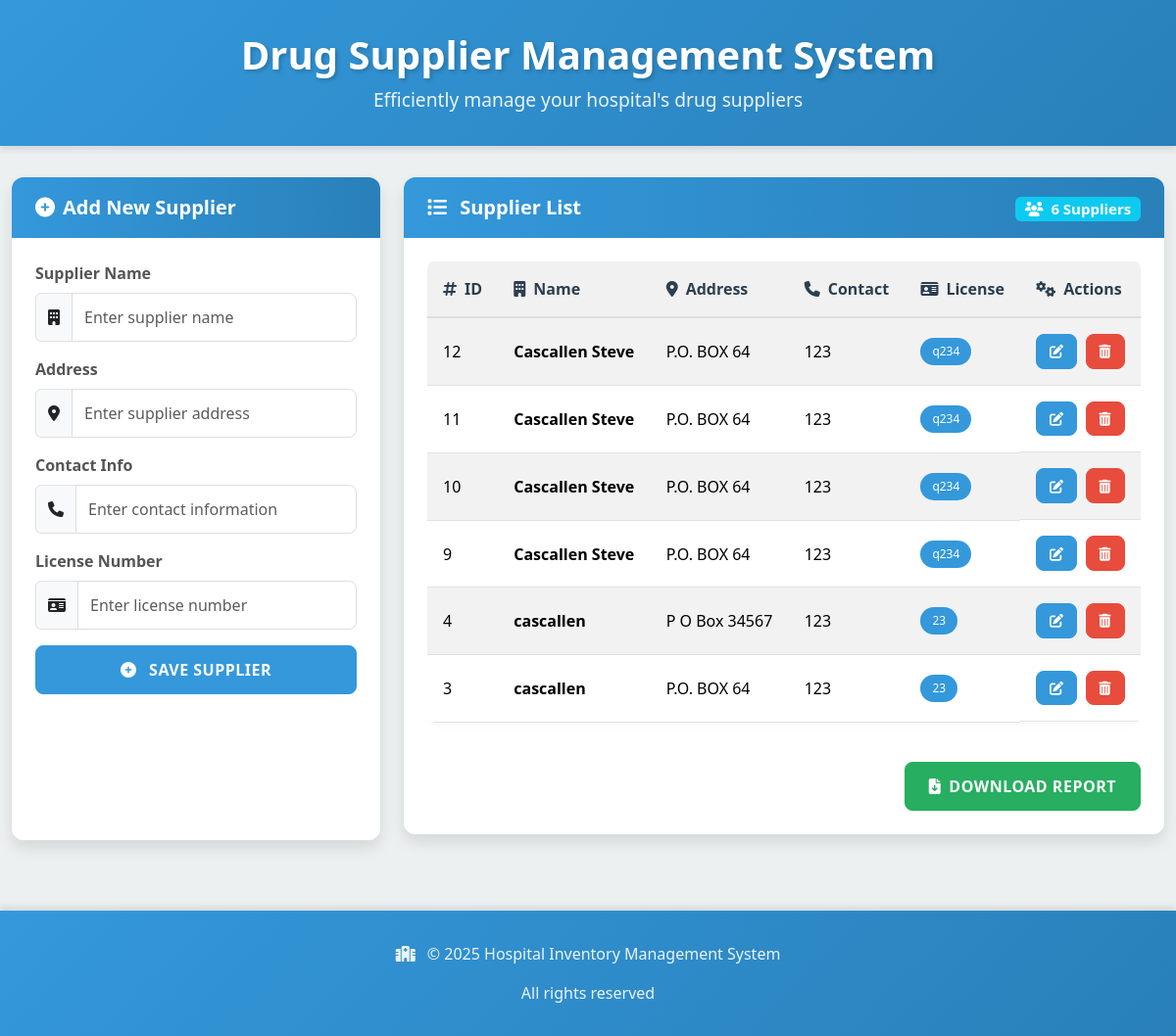
/supplier_management.php, run on the app's committed database.
### tables this page shows
CREATE TABLE `suppliers` (
  `id` int(11) NOT NULL,
  `name` varchar(255) NOT NULL,
  `address` varchar(255) DEFAULT NULL,
  `contact_info` varchar(255) NOT NULL,
  `license_number` varchar(255) NOT NULL,
  `email` varchar(255) NOT NULL,
  `contact_person` varchar(100) DEFAULT NULL,
  `license_expiry` varchar(100) DEFAULT NULL,
  `category` date DEFAULT NULL
);

### supplier_management.php (the view, shortened to what this page needs)
<?php
$host = "localhost";
$dbname = "hospital_inventory";
$username = "root";
$password = "";
try {
    $conn = new PDO("mysql:host=$host;dbname=$dbname", $username, $password);
    $conn->setAttribute(PDO::ATTR_ERRMODE, PDO::ERRMODE_EXCEPTION);
} catch (PDOException $e) {
    echo "<div class='alert alert-danger'>Connection failed: " . $e->getMessage() . "</div>";
    exit;
}
$edit_supplier = null;
try {
    $suppliers = $conn->query("SELECT * FROM suppliers ORDER BY id DESC")->fetchAll(PDO::FETCH_ASSOC);
} catch (PDOException $e) {
    $message = "Error fetching data: " . $e->getMessage();
    $message_type = 'danger';
    $suppliers = [];
}
?>
<!DOCTYPE html>
<html lang="en">
<head>
    <link href="https://cdn.jsdelivr.net/npm/bootstrap@5.3.1/dist/css/bootstrap.min.css" rel="stylesheet">
    <link rel="stylesheet" href="https://cdnjs.cloudflare.com/ajax/libs/font-awesome/6.4.0/css/all.min.css">
</head>
<body>
    <header class="page-header">
        <div class="container text-center">
            <h1 class="page-title">Drug Supplier Management System</h1>
            <p class="page-subtitle">Efficiently manage your hospital's drug suppliers</p>
        </div>
    </header>
    <div class="container">
        <div class="row">
            <div class="col-lg-4 mb-4">
                <div class="card h-100">
                    <div class="card-header d-flex align-items-center">
                        <i class="fas fa-<?php echo $edit_supplier ? 'edit' : 'plus-circle'; ?> me-2"></i>
                        <strong><?php echo $edit_supplier ? 'Update Supplier' : 'Add New Supplier'; ?></strong>
                    </div>
                    <div class="card-body">
                        <form action="" method="POST" id="supplier-form">
                            <div class="mb-3">
                                <label for="name" class="form-label">Supplier Name</label>
                                <div class="input-group">
                                    <span class="input-group-text"><i class="fas fa-building"></i></span>
                                    <input type="text" class="form-control" id="name" name="name"
                                        value="<?php echo $edit_supplier ? htmlspecialchars($edit_supplier['name']) : ''; ?>"
                                        placeholder="Enter supplier name" required>
                                </div>
                            </div>
                            <div class="mb-3">
                                <label for="address" class="form-label">Address</label>
                                <div class="input-group">
                                    <span class="input-group-text"><i class="fas fa-map-marker-alt"></i></span>
                                    <input type="text" class="form-control" id="address" name="address"
                                        value="<?php echo $edit_supplier ? htmlspecialchars($edit_supplier['address']) : ''; ?>"
                                        placeholder="Enter supplier address" required>
                                </div>
                            </div>
                            <div class="mb-3">
                                <label for="contact_info" class="form-label">Contact Info</label>
                                <div class="input-group">
                                    <span class="input-group-text"><i class="fas fa-phone"></i></span>
                                    <input type="text" class="form-control" id="contact_info" name="contact_info"
                                        value="<?php echo $edit_supplier ? htmlspecialchars($edit_supplier['contact_info']) : ''; ?>"
                                        placeholder="Enter contact information" required>
                                </div>
                            </div>
                            <div class="mb-3">
                                <label for="license_number" class="form-label">License Number</label>
                                <div class="input-group">
                                    <span class="input-group-text"><i class="fas fa-id-card"></i></span>
                                    <input type="text" class="form-control" id="license_number" name="license_number"
                                        value="<?php echo $edit_supplier ? htmlspecialchars($edit_supplier['license_number']) : ''; ?>"
                                        placeholder="Enter license number" required>
                                </div>
                            </div>
                            <div class="d-grid gap-2">
                                <button type="submit" class="btn btn-primary" name="<?php echo $edit_supplier ? 'update_supplier' : 'save_supplier'; ?>">
                                    <i class="fas fa-<?php echo $edit_supplier ? 'save' : 'plus-circle'; ?> me-2"></i>
                                    <?php echo $edit_supplier ? 'Update Supplier' : 'Save Supplier'; ?>
                                </button>
                            </div>
                        </form>
                    </div>
                </div>
            </div>
            <div class="col-lg-8">
                <div class="card">
                    <div class="card-header d-flex justify-content-between align-items-center">
                        <div>
                            <i class="fas fa-list me-2"></i>
                            <strong>Supplier List</strong>
                        </div>
                        <div>
                            <span class="badge bg-info">
                                <i class="fas fa-users me-1"></i>
                                <?php echo count($suppliers); ?> Suppliers
                            </span>
                        </div>
                    </div>
                    <div class="card-body">
                        <?php if (count($suppliers) > 0): ?>
                            <div class="table-responsive">
                                <table class="table table-striped table-hover">
                                    <thead>
                                        <tr>
                                            <th><i class="fas fa-hashtag me-2"></i>ID</th>
                                            <th><i class="fas fa-building me-2"></i>Name</th>
                                            <th><i class="fas fa-map-marker-alt me-2"></i>Address</th>
                                            <th><i class="fas fa-phone me-2"></i>Contact</th>
                                            <th><i class="fas fa-id-card me-2"></i>License</th>
                                            <th><i class="fas fa-cogs me-2"></i>Actions</th>
                                        </tr>
                                    </thead>
                                    <tbody>
                                        <?php foreach ($suppliers as $supplier): ?>
                                            <tr>
                                                <td><?php echo htmlspecialchars($supplier['id']); ?></td>
                                                <td>
                                                    <strong><?php echo htmlspecialchars($supplier['name']); ?></strong>
                                                </td>
                                                <td><?php echo htmlspecialchars($supplier['address']); ?></td>
                                                <td><?php echo htmlspecialchars($supplier['contact_info']); ?></td>
                                                <td>
                                                    <span class="badge badge-license">
                                                        <?php echo htmlspecialchars($supplier['license_number']); ?>
                                                    </span>
                                                </td>
                                                <td class="action-buttons">
                                                    <a href="?edit_id=<?php echo $supplier['id']; ?>" class="btn btn-primary btn-sm">
                                                        <i class="fas fa-edit"></i>
                                                    </a>
                                                    <a href="?delete_id=<?php echo $supplier['id']; ?>" class="btn btn-danger btn-sm"
                                                       onclick="return confirm('Are you sure you want to delete this supplier?');">
                                                        <i class="fas fa-trash-alt"></i>
                                                    </a>
                                                </td>
                                            </tr>
                                        <?php endforeach; ?>
                                    </tbody>
                                </table>
                            </div>
                        <?php endif; ?>
                        <div class="report-section">
                            <a href="supplier_report.php" class="btn btn-success">
                                <i class="fas fa-file-download me-2"></i>Download Report
                            </a>
                        </div>
                    </div>
                </div>
            </div>
        </div>
    </div>
    <footer class="footer">
        <div class="container">
            <div class="footer-content">
                <p><i class="fas fa-hospital me-2"></i> &copy; 2025 Hospital Inventory Management System</p>
                <p class="mb-0">All rights reserved</p>
            </div>
        </div>
    </footer>
</body>
</html>

### supplier_management.php (style rules this page uses)
:root { --primary-color: #3498db; --secondary-color: #2980b9; --accent-color: #e74c3c; --light-bg: #f8f9fa; --dark-text: #2c3e50; --light-text: #ecf0f1; }
body { font-family: 'Segoe UI', Tahoma, Geneva, Verdana, sans-serif; background-color: #ecf0f1; margin: 0; padding: 0; color: var(--dark-text); }
.page-header { background: linear-gradient(135deg, var(--primary-color), var(--secondary-color)); color: white; padding: 2rem 0; margin-bottom: 2rem; box-shadow: 0 4px 6px rgba(0, 0, 0, 0.1); }
.page-title { font-size: 2.5rem; font-weight: 700; margin-bottom: 0.5rem; text-shadow: 2px 2px 4px rgba(0, 0, 0, 0.2); }
.page-subtitle { font-size: 1.2rem; font-weight: 300; margin-bottom: 0; opacity: 0.9; }
.container { max-width: 1200px; margin: 0 auto; }
.card { border-radius: 12px; box-shadow: 0 8px 15px rgba(0, 0, 0, 0.1); margin-bottom: 30px; border: none; overflow: hidden; }
.card-header { background: linear-gradient(to right, var(--primary-color), var(--secondary-color)); color: white; font-size: 1.25rem; font-weight: 600; padding: 1rem 1.5rem; border-bottom: none; }
.card-body { padding: 1.5rem; }
.form-control { border-radius: 8px; padding: 0.75rem; border: 1px solid #ddd; transition: all 0.3s; }
.form-label { font-weight: 600; color: #555; margin-bottom: 0.5rem; }
.btn { border-radius: 8px; padding: 0.75rem 1.5rem; font-weight: 600; text-transform: uppercase; letter-spacing: 0.5px; transition: all 0.3s; }
.btn-primary { background-color: var(--primary-color); border-color: var(--primary-color); }
.btn-danger { background-color: var(--accent-color); border-color: var(--accent-color); }
.btn-success { background-color: #27ae60; border-color: #27ae60; }
.table { border-radius: 8px; overflow: hidden; box-shadow: 0 0 10px rgba(0, 0, 0, 0.05); }
.table th { background-color: #f1f1f1; color: var(--dark-text); font-weight: 600; padding: 1rem; border-bottom: 2px solid #ddd; }
.table td { padding: 1rem; vertical-align: middle; }
.table-striped tbody tr:nth-of-type(odd) { background-color: rgba(0, 0, 0, 0.02); }
.action-buttons { display: flex; justify-content: space-around; gap: 0.5rem; }
.btn-sm { padding: 0.4rem 0.8rem; font-size: 0.875rem; }
.footer { background: linear-gradient(135deg, var(--primary-color), var(--secondary-color)); color: white; padding: 2rem 0; text-align: center; margin-top: 3rem; box-shadow: 0 -4px 6px rgba(0, 0, 0, 0.1); }
.footer-content { opacity: 0.9; font-size: 1rem; }
.badge-license { background-color: #3498db; color: white; font-weight: 500; padding: 0.5rem 0.75rem; border-radius: 20px; }
.report-section { display: flex; justify-content: flex-end; margin-top: 1.5rem; }

### data on the page
suppliers: id "12", name "Cascallen Steve", address "P.O. BOX 64", contact_info "123", license_number "q234"
suppliers: id "11", name "Cascallen Steve", address "P.O. BOX 64", contact_info "123", license_number "q234"
suppliers: id "10", name "Cascallen Steve", address "P.O. BOX 64", contact_info "123", license_number "q234"
suppliers: id "9", name "Cascallen Steve", address "P.O. BOX 64", contact_info "123", license_number "q234"
suppliers: id "4", name "cascallen", address "P O Box 34567", contact_info "123", license_number "23"
suppliers: id "3", name "cascallen", address "P.O. BOX 64", contact_info "123", license_number "23"

### other printed values
count($suppliers) "6"
